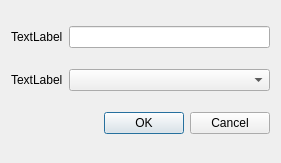
<?xml version="1.0" encoding="UTF-8"?>
<ui version="4.0">
 <class>AddTableTabDialog</class>
 <widget class="QDialog" name="AddTableTabDialog">
  <property name="geometry">
   <rect>
    <x>0</x>
    <y>0</y>
    <width>281</width>
    <height>163</height>
   </rect>
  </property>
  <property name="windowTitle">
   <string>AddTableTabDialog</string>
  </property>
  <layout class="QGridLayout" name="gridLayout">
   <item row="0" column="0">
    <widget class="QLabel" name="nameLabel">
     <property name="text">
      <string>TextLabel</string>
     </property>
    </widget>
   </item>
   <item row="0" column="1">
    <widget class="QLineEdit" name="nameEdit"/>
   </item>
   <item row="1" column="0">
    <widget class="QLabel" name="groupLabel">
     <property name="text">
      <string>TextLabel</string>
     </property>
    </widget>
   </item>
   <item row="1" column="1">
    <widget class="QComboBox" name="groupBox"/>
   </item>
   <item row="2" column="0" colspan="2">
    <widget class="QDialogButtonBox" name="buttonBox">
     <property name="standardButtons">
      <set>QDialogButtonBox::Cancel|QDialogButtonBox::Ok</set>
     </property>
    </widget>
   </item>
  </layout>
 </widget>
 <resources/>
 <connections>
  <connection>
   <sender>buttonBox</sender>
   <signal>accepted()</signal>
   <receiver>AddTableTabDialog</receiver>
   <slot>accept()</slot>
   <hints>
    <hint type="sourcelabel">
     <x>140</x>
     <y>125</y>
    </hint>
    <hint type="destinationlabel">
     <x>140</x>
     <y>81</y>
    </hint>
   </hints>
  </connection>
  <connection>
   <sender>buttonBox</sender>
   <signal>rejected()</signal>
   <receiver>AddTableTabDialog</receiver>
   <slot>reject()</slot>
   <hints>
    <hint type="sourcelabel">
     <x>140</x>
     <y>125</y>
    </hint>
    <hint type="destinationlabel">
     <x>140</x>
     <y>81</y>
    </hint>
   </hints>
  </connection>
 </connections>
</ui>
